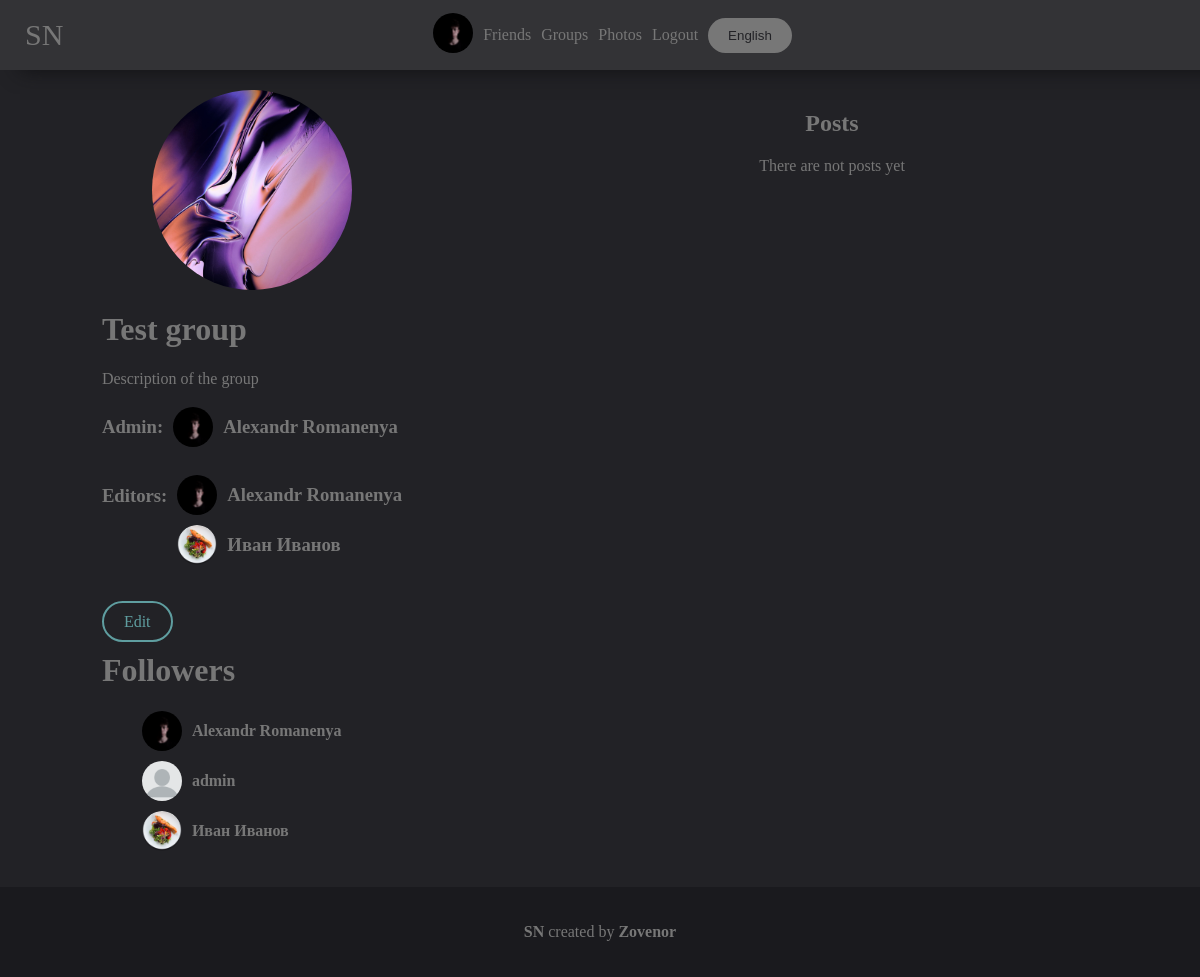
The page /test_group (signed in) on the database as committed earlier.
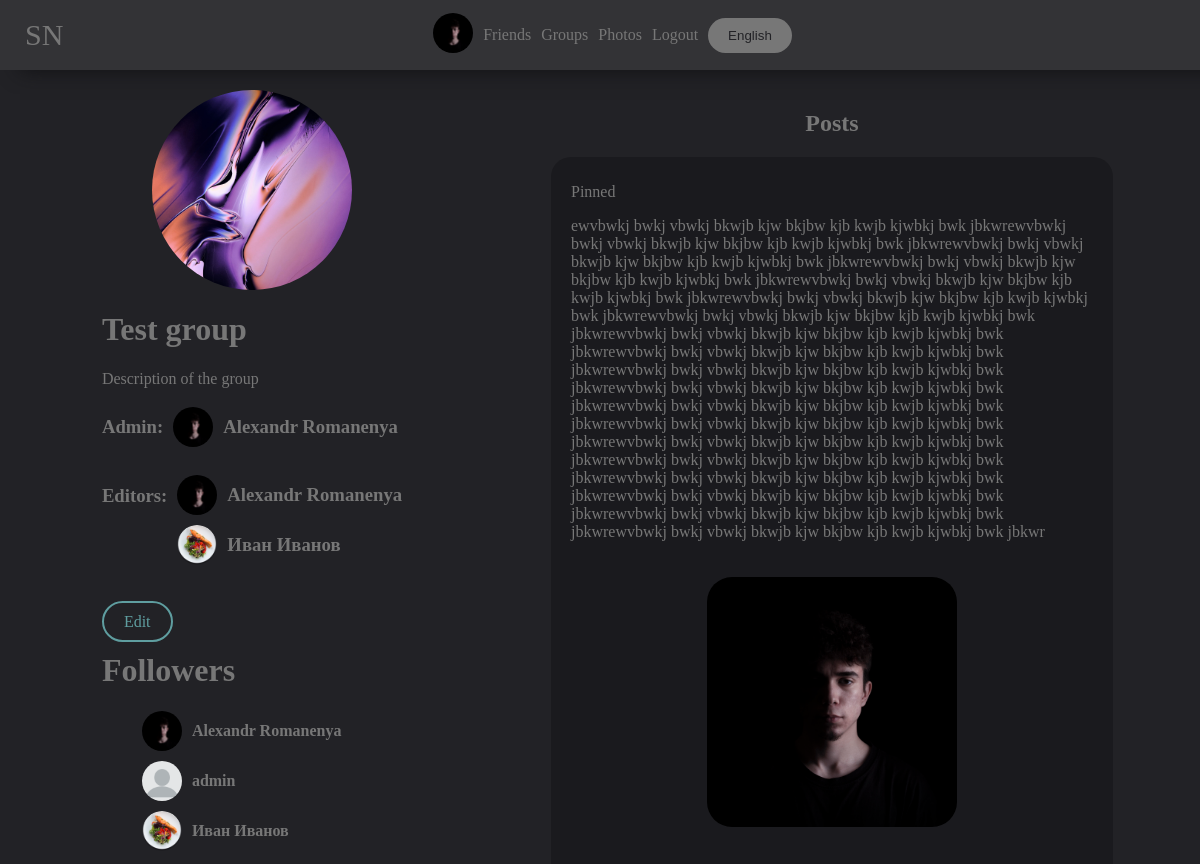
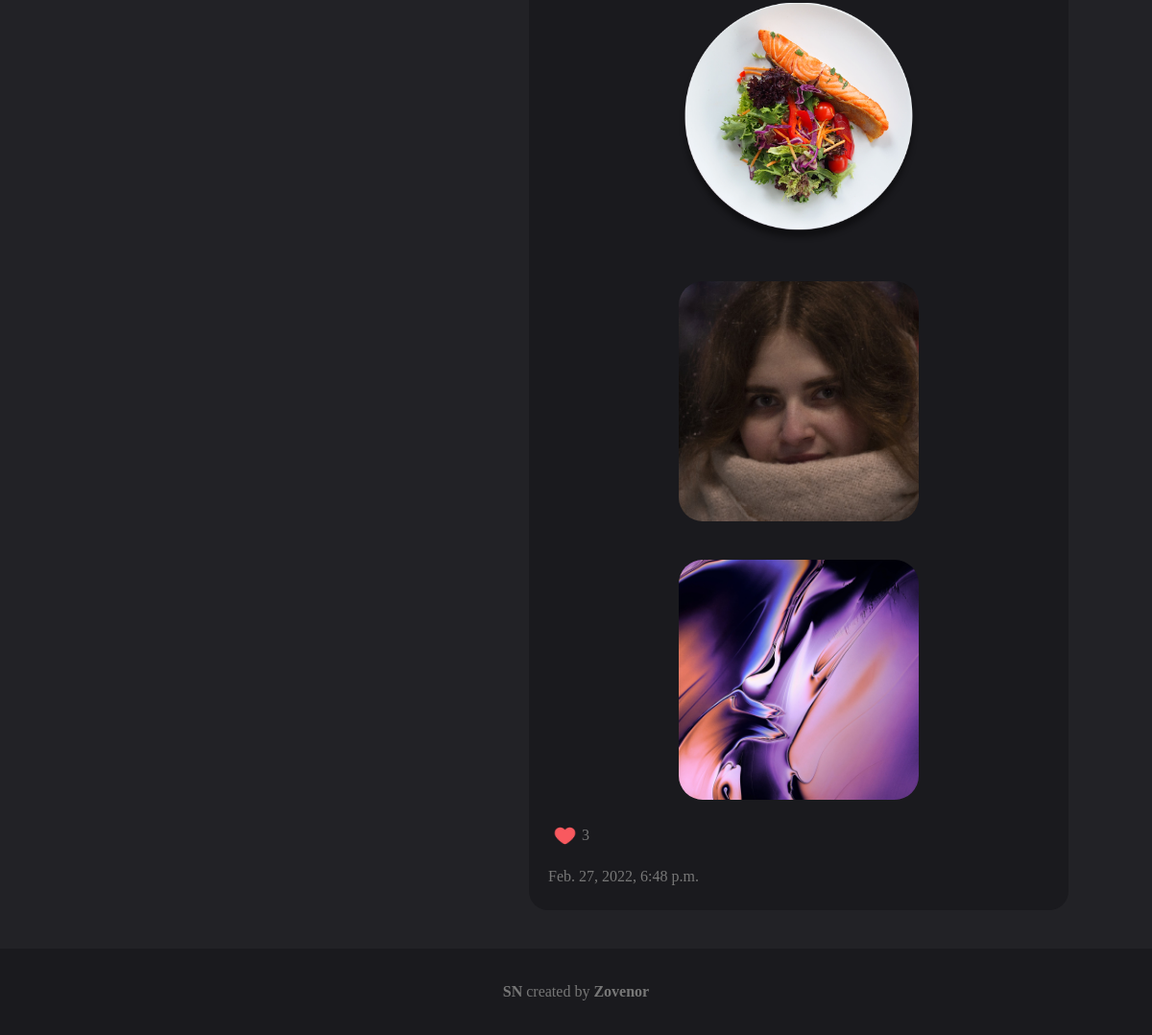
The same page on the database as committed later (2 pictures, top to bottom).
### mainpage/models.py (models this page shows, shortened)
class UserDetail(models.Model):
    user = models.ForeignKey(User, on_delete=models.CASCADE)
    age = models.DateField(null=True, blank=True)
    photo = models.ForeignKey(Photo, on_delete=models.SET_NULL, null=True, blank=True)
    permissions = models.CharField(max_length=10, default="public")
    country = models.CharField(max_length=100, null=True, blank=True)
    city = models.CharField(max_length=100, null=True, blank=True)
    sex = models.CharField(max_length=10, choices=(('male', 'male'), ('female', 'female'), ('None', 'None')),
                           default=('None', 'None'))
    def get_photo(self):
        if self.photo:
            return self.photo
        else:
            return settings.STATIC_URL + "/mainpage/img/user.png"

class Photo(models.Model):
    photo = models.ImageField(upload_to='photos')
    date = models.DateTimeField(auto_now=True)
    user = models.ForeignKey(User, on_delete=models.SET_NULL, null=True)
    permissions = models.CharField(max_length=10, default="public")
    def __str__(self):
        return self.photo.url

class Post(models.Model):
    author = models.CharField(max_length=100, null=True, blank=True)
    text = models.TextField()
    photos = models.ManyToManyField(Photo, related_name="photos", null=True, blank=True)
    pinned = models.BooleanField(default=False)
    date = models.DateTimeField(auto_now=True)
    likes = models.ManyToManyField(UserDetail, null=True, blank=True)
    def count_likes(self):
        return self.likes.count()

### mainpage/views.py (the view, shortened to what this page needs)
# urls.py: path('<str:name>', views.AccountView.as_view()),
class AccountView(View):
    def get(self, request, name):
        return AccountIDView.get(self, request, name=name)

### mainpage/models.py (called while the page is built)
    def get_photo(self):
        if self.photo:
            return self.photo
        else:
            return settings.STATIC_URL + "/mainpage/img/group.jpg"

### mainpage/views.py (called while the page is built)
def base(func):
    def wrapper(self, request, content={}, *args, **kwargs):
        if request.user.is_authenticated:
            content.update({'your_user': UserDetail.objects.get(user=request.user)})
        return func(self, request, content=content, **kwargs)
    return wrapper

def get_wordlist(request):
    langs_list = {
        'en': langs.EN,
        'ru': langs.RU,
    }
    if 'lang' in request.COOKIES:
        lang = request.COOKIES['lang']
        try:
            return langs_list[lang]
        except:
            return langs_list['en']
    else:
        return langs_list['en']

### mainpage/templates/mainpage/group.html (shortened to what the changed rows need)
{% extends 'mainpage/base.html' %}
{% load static %}
{% block content %}
    <link rel="stylesheet" href="{% static 'mainpage/group.css' %}">
    <div class="group">
        {% if edit == True %}
            <form method="POST" enctype="multipart/form-data">
                {% csrf_token %}
                <div style="background-image: url('{{ group.get_photo }}')" class="group_photo"></div>
                <p><input name="photo" accept="image/*,image/jpeg" type="file"></p>
                <a href="?choose_photo=True" class="button">Choose a photo</a>
                <a href="?rm_photo=True" class="button">Remove the photo</a>
                <p><input name="name" value="{{ group.name }}"></p>
                <textarea name="description">{{ group.description }}</textarea>
                <h3 style="display: flex; align-items: center;">
                    <span>{{ list.admin }}:</span>
                    <select name="admin">
                        {% for el in editors %}
                            <option {% if el == group.admin %}selected{% endif %}
                                    value="{{ el.user.username }}">{{ el.user.first_name }} {{ el.user.last_name }}
                                ({{ el.user }})
                            </option>
                        {% endfor %}
                    </select>
                </h3>
                <h3 style="display: flex; align-items: center;">
                    <span>{{ list.editors }} ({{ list.del_editor }}):</span>
                    <select name="editors" multiple>
                        {% for el in editors %}
                            <option value="{{ el.user.username }}">{{ el.user.first_name }} {{ el.user.last_name }}
                                ({{ el.user }})
                            </option>
                        {% endfor %}
                    </select>
                </h3>
                <h3 style="display: flex; align-items: center;">
                    <span>{{ list.editors }} ({{ list.add_editor }}):</span>
                    <select name="add_editors" multiple>
                        {% for el in add_editors %}
                            <option value="{{ el.user.username }}">{{ el.user.first_name }} {{ el.user.last_name }}
                                ({{ el.user }})
                            </option>
                        {% endfor %}
                    </select>
                </h3>
                <input class="button" value="{{ list.save }}" type="submit">
            </form>
        {% else %}
            <div style="background-image: url('{{ group.get_photo }}')" class="group_photo"></div>
            <div class="info">
                <h1 class="name_of_group">{{ group.name }}</h1>
                <h3 style="display: flex;">
                    <ul class="editors">
                        {% for el in editors %}
                            <li>
                                <a class="editor" href="/{{ el.user.username }}">
                                    <div style="background-image: url('{{ el.get_photo }}')" class="admin_img"></div>
                                    <b class="admin_name">{{ el.user.first_name }} {{ el.user.last_name }}</b>
                                </a>
                            </li>
                        {% endfor %}
                    </ul>
                </h3>
                <h1>{{ list.followers }}</h1>
                <section class="followers">
                    <ul>
                        {% for el in followers %}
                            <li><a class="fol" href="/{{ el.user.username }}">
                                <div style="background-image: url('{{ el.get_photo }}')" class="fol_img"></div>
                                <b class="group_name">{{ el.user.first_name }} {{ el.user.last_name }}</b></a></li>
                        {% endfor %}
                    </ul>
                </section>
            </div>
        {% endif %}
    </div>
    <section class="posts">
        <h1>{{ list.posts }}</h1>
        {% if posts or pinned_posts %}
            {% for el in pinned_posts %}
                <div class="post" id="post{{ el.id }}">
                    <p>{{ list.pinned }}</p>
                    <p class="text">{{ el.text }}</p>
                    <div class="photos">
                        {% for photo in el.photos.all %}
                            <div class="photo" style="background-image: url('{{ photo }}')"></div>
                        {% endfor %}
                    </div>
                    <a href="?like={{ el.id }}#post{{ el.id }}" class="likes">
                        {% if your_user in el.likes.all %}
                            <img width="25px" src="{% static 'mainpage/img/like.png' %}">
                        {% else %}
                            <img style="filter: invert(1); opacity: 0.75" width="25px"
                                 src="{% static 'mainpage/img/no-like.png' %}">
                        {% endif %}
                        {{ el.count_likes }}
                    </a>
                    <p class="date">{{ el.date }}</p>
                </div>
            {% endfor %}
        {% else %}
            {{ list.no_posts }}
        {% endif %}
    </section>
{% endblock %}

### mainpage/templates/mainpage/base.html (shortened to what this page needs)
<!doctype html>
{% load static %}
<html lang="en">
<head>
    <link rel="stylesheet" href="{% static "mainpage/base.css" %}">
</head>
<body>
<header>
    <a class="NAME" href="/">{{ list.NAME }}</a>
    {% if user.is_authenticated %}
        <a href="/account"><img width="40px" style="border-radius: 999px" src="{{ your_user.get_photo }}"></a>
        <a href="/friends">{{ list.Friends }}</a>
        <a href="/groups">{{ list.groups }}</a>
        <a href="/photos">{{ list.photos }}</a>
        <a href="/logout?url={{ request.path }}">{{ list.LogOut }}</a>
    {% endif %}
    <button style="margin-left: 5px" class="button choose_lang" onclick="choose_lang()">{{ list.choose_lang }}</button>
</header>
<main>
    {% block content %}
{% endblock %}
</main>
<footer>
    <p><a href="https://github.com/zovenor/social_network"><b>{{ list.NAME }}</b></a> {{ list.created_by }} <a href="https://github.com/zovenor"><b>Zovenor</b></a></p>
</footer>
</body>
</html>

Rows that differ between the two databases and show on the page:
added Post: pinned "Pinned", text "ewvbwkj bwkj vbwkj bkwjb kjw bkjbw kjb kwjb kjwbkj bwk jbkwrewvbwkj bwkj vbwkj bkwjb kjw bkjbw kjb kwjb kjwbkj bwk jbkwrewvbwkj bwkj vbwkj bkwjb kjw bkjbw kjb kwjb kjwbkj bwk jbkwrewvbwkj bwkj vbwkj bkwjb kjw bkjbw kjb kwjb kjwbkj bwk jbkwrewvbwkj bwkj vbwkj bkwjb kjw bkjbw kjb kwjb kjwbkj bwk jbkwrewvbwkj bwkj vbwkj bkwjb kjw bkjbw kjb kwjb kjwbkj bwk jbkwrewvbwkj bwkj vbwkj bkwjb kjw bkjbw kjb kwjb kjwbkj bwk jbkwrewvbwkj bwkj vbwkj bkwjb kjw bkjbw kjb kwjb kjwbkj bwk jbkwrewvbwkj bwkj vbwkj bkwjb kjw bkjbw kjb kwjb kjwbkj bwk jbkwrewvbwkj bwkj vbwkj bkwjb kjw bkjbw kjb kwjb kjwbkj bwk jbkwrewvbwkj bwkj vbwkj bkwjb kjw bkjbw kjb kwjb kjwbkj bwk jbkwrewvbwkj bwkj vbwkj bkwjb kjw bkjbw kjb…", count_likes "3", date "Feb. 27, 2022, 6:48 p.m."
now on this page (row unchanged): Photo: photo (picture)
now on this page (row unchanged): Photo: photo (picture)
now on this page (row unchanged): Photo: photo (picture)
now on this page (row unchanged): Photo: photo (picture)
Other text that changed with them:
{{ list.no_posts }}: "There are not posts yet" → (not shown)
